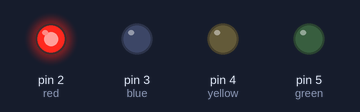
Bench run of a sketch on a simulated Arduino Uno, built with avr-gcc and run on an emulated ATmega328P. Shown: output pins drawn as LEDs (lit = HIGH).

Above: at 0.2 s.
At 1.2 s:
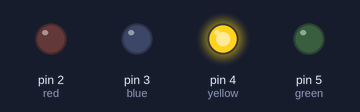
At 1.7 s:
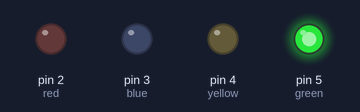
At 2.2 s:
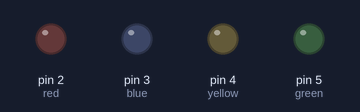
At 3.25 s:
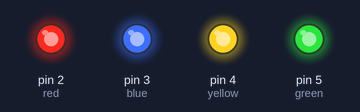
At 5.0 s:
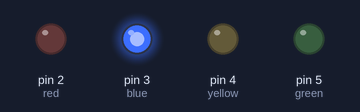
Timing chart, 0 to 5.6 s (numbered marks = the images above):
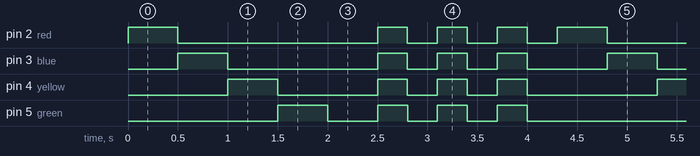

The sketch:

blinking_leds.ino
```cpp
// C++ code
void setup()
{
  pinMode(2, OUTPUT);  // red
  pinMode(3, OUTPUT);  // blue
  pinMode(4, OUTPUT);  // yellow
  pinMode(5, OUTPUT);  // green
}
// 4 LED blink one by one
void one_by_one(){
  digitalWrite(2, HIGH);
  delay(500);  // set to 500ms (0.5s) to make it faster
  digitalWrite(2, LOW);
  digitalWrite(3, HIGH);
  delay(500);
  digitalWrite(3, LOW);
  digitalWrite(4, HIGH);
  delay(500);
  digitalWrite(4, LOW);
  digitalWrite(5, HIGH);
  delay(500);
  digitalWrite(5, LOW);
  delay(500);
}
// 4 LED blink in the same time
void in_the_same_time(){
  digitalWrite(2, HIGH);
  digitalWrite(3, HIGH);
  digitalWrite(4, HIGH);
  digitalWrite(5, HIGH);
  delay(300);  // set to 300ms (0.3s) to make it faster
  digitalWrite(2, LOW);
  digitalWrite(3, LOW);
  digitalWrite(4, LOW);
  digitalWrite(5, LOW);
  delay(300);  // add 1 more delay for the blinking to be visible

}
void loop()
{
  one_by_one();
  in_the_same_time();
  in_the_same_time();
  in_the_same_time();
}
```

Measured:
- by itself, pin 2 (red): repeats every 4.3 s: LOW 2.0 s, 3 × (HIGH 0.30 s, LOW 0.30 s), HIGH 0.50 s
- by itself, pin 3 (blue): repeats every 4.3 s: LOW 1.5 s, 2 × (HIGH 0.30 s, LOW 0.30 s), HIGH 0.30 s, LOW 0.80 s, HIGH 0.50 s
- by itself, pin 4 (yellow): repeats every 4.3 s: LOW 1.0 s, 2 × (HIGH 0.30 s, LOW 0.30 s), HIGH 0.30 s, LOW 1.3 s, HIGH 0.50 s
- by itself, pin 5 (green): repeats every 4.3 s: LOW 0.50 s, 2 × (HIGH 0.30 s, LOW 0.30 s), HIGH 0.30 s, LOW 1.8 s, HIGH 0.50 s
